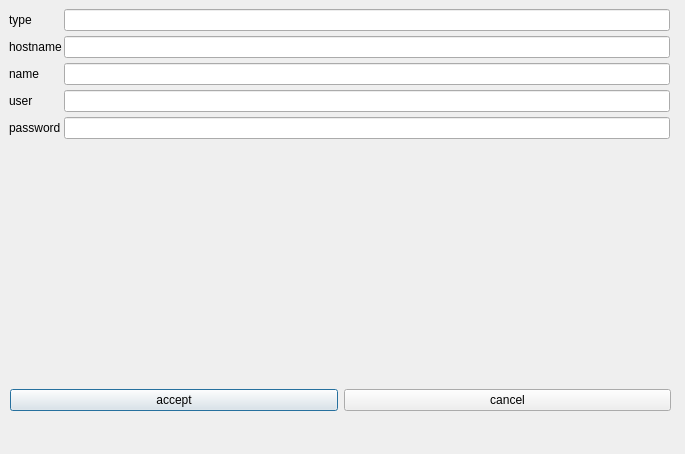
<?xml version="1.0" encoding="UTF-8"?>
<ui version="4.0">
 <class>DatabaseDialog</class>
 <widget class="QDialog" name="DatabaseDialog">
  <property name="geometry">
   <rect>
    <x>0</x>
    <y>0</y>
    <width>685</width>
    <height>454</height>
   </rect>
  </property>
  <property name="windowTitle">
   <string>Dialog</string>
  </property>
  <widget class="QWidget" name="horizontalLayoutWidget">
   <property name="geometry">
    <rect>
     <x>10</x>
     <y>360</y>
     <width>661</width>
     <height>80</height>
    </rect>
   </property>
   <layout class="QHBoxLayout" name="horizontalLayout">
    <item>
     <widget class="QPushButton" name="acceptButton">
      <property name="text">
       <string>accept</string>
      </property>
     </widget>
    </item>
    <item>
     <widget class="QPushButton" name="cancelButton">
      <property name="text">
       <string>cancel</string>
      </property>
     </widget>
    </item>
   </layout>
  </widget>
  <widget class="QWidget" name="formLayoutWidget">
   <property name="geometry">
    <rect>
     <x>9</x>
     <y>9</y>
     <width>661</width>
     <height>341</height>
    </rect>
   </property>
   <layout class="QFormLayout" name="formLayout">
    <property name="horizontalSpacing">
     <number>2</number>
    </property>
    <property name="verticalSpacing">
     <number>5</number>
    </property>
    <item row="0" column="0">
     <widget class="QLabel" name="typeLabel">
      <property name="text">
       <string>type</string>
      </property>
     </widget>
    </item>
    <item row="0" column="1">
     <widget class="QLineEdit" name="typeEdit"/>
    </item>
    <item row="1" column="0">
     <widget class="QLabel" name="hostnameLabel">
      <property name="text">
       <string>hostname</string>
      </property>
     </widget>
    </item>
    <item row="1" column="1">
     <widget class="QLineEdit" name="hostnameEdit"/>
    </item>
    <item row="2" column="0">
     <widget class="QLabel" name="nameLabel">
      <property name="text">
       <string>name</string>
      </property>
     </widget>
    </item>
    <item row="2" column="1">
     <widget class="QLineEdit" name="nameEdit"/>
    </item>
    <item row="3" column="0">
     <widget class="QLabel" name="userLabel">
      <property name="text">
       <string>user</string>
      </property>
     </widget>
    </item>
    <item row="3" column="1">
     <widget class="QLineEdit" name="userEdit"/>
    </item>
    <item row="4" column="0">
     <widget class="QLabel" name="passwordLabel">
      <property name="text">
       <string>password</string>
      </property>
     </widget>
    </item>
    <item row="4" column="1">
     <widget class="QLineEdit" name="passwordEdit"/>
    </item>
   </layout>
  </widget>
 </widget>
 <resources/>
 <connections>
  <connection>
   <sender>cancelButton</sender>
   <signal>clicked()</signal>
   <receiver>DatabaseDialog</receiver>
   <slot>close()</slot>
   <hints>
    <hint type="sourcelabel">
     <x>443</x>
     <y>401</y>
    </hint>
    <hint type="destinationlabel">
     <x>468</x>
     <y>534</y>
    </hint>
   </hints>
  </connection>
 </connections>
</ui>
